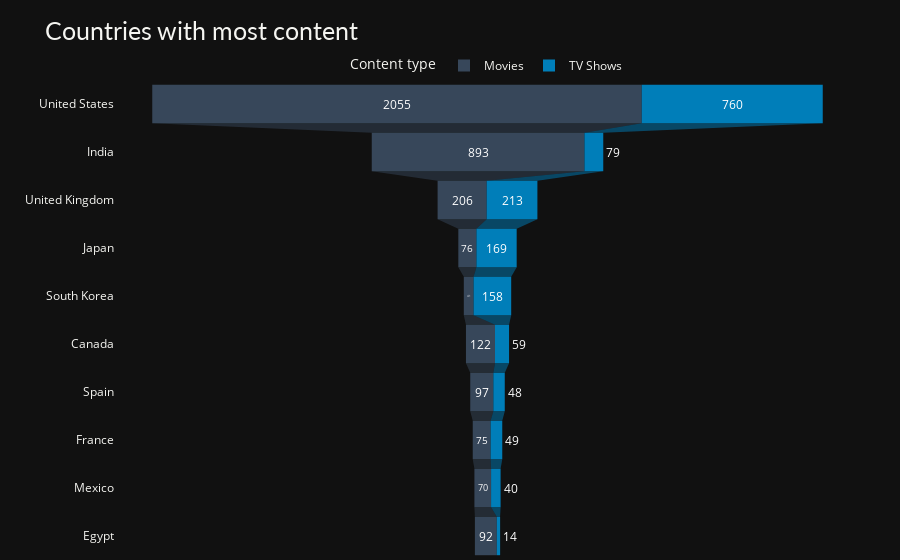

The cell this chart's notebook holds for it:
### Code cell
df = pd.concat([df1, df2], axis=0)
fig = px.funnel(df, x='count', y='Country', color='Content type', color_discrete_sequence=['#37475a', '#007eb9'])

fig.update_traces(textposition='auto', textfont=dict(color='#fff'))
fig.update_layout(title='Countries with most content',
                  margin=dict(t=80, b=0, l=70, r=40),
                  hovermode="y unified", 
                  xaxis_title=' ', yaxis_title=" ",
                  plot_bgcolor='#111111', paper_bgcolor='#111111',
                  title_font=dict(size=25, color='#f5f5f1', family="Lato, sans-serif"),
                  font=dict(color='#f5f5f1'),
                  legend=dict(orientation="h", yanchor="bottom", y=1, xanchor="center", x=0.5),
                  hoverlabel=dict(bgcolor="black", font_size=13, font_family="Lato, sans-serif"))

### Figure 1 — Plotly figure (JSON) as saved in the notebook; plotly's stock layout.template omitted (floating-point values rounded to 4 significant figures)
{"data": [{"hovertemplate": "Content type=Movies<br>count=%{x}<br>Country=%{y}<extra></extra>", "legendgroup": "Movies", "marker": {"color": "#37475a"}, "name": "Movies", "orientation": "h", "showlegend": true, "textfont": {"color": "#fff"}, "textposition": "auto", "type": "funnel", "x": [2055, 893, 206, 76, 41, 122, 97, 75, 70, 92], "xaxis": "x", "y": ["United States", "India", "United Kingdom", "Japan", "South Korea", "Canada", "Spain", "France", "Mexico", "Egypt"], "yaxis": "y"}, {"hovertemplate": "Content type=TV Shows<br>count=%{x}<br>Country=%{y}<extra></extra>", "legendgroup": "TV Shows", "marker": {"color": "#007eb9"}, "name": "TV Shows", "orientation": "h", "showlegend": true, "textfont": {"color": "#fff"}, "textposition": "auto", "type": "funnel", "x": [760, 79, 213, 169, 158, 59, 48, 49, 40, 14], "xaxis": "x", "y": ["United States", "India", "United Kingdom", "Japan", "South Korea", "Canada", "Spain", "France", "Mexico", "Egypt"], "yaxis": "y"}], "layout": {"font": {"color": "#f5f5f1"}, "hoverlabel": {"bgcolor": "black", "font": {"family": "Lato, sans-serif", "size": 13}}, "hovermode": "y unified", "legend": {"orientation": "h", "title": {"text": "Content type"}, "tracegroupgap": 0, "x": 0.5, "xanchor": "center", "y": 1, "yanchor": "bottom"}, "margin": {"b": 0, "l": 70, "r": 40, "t": 80}, "paper_bgcolor": "#111111", "plot_bgcolor": "#111111", "title": {"font": {"color": "#f5f5f1", "family": "Lato, sans-serif", "size": 25}, "text": "Countries with most content"}, "xaxis": {"anchor": "y", "domain": [0, 1], "title": {"text": " "}}, "yaxis": {"anchor": "x", "domain": [0, 1], "title": {"text": " "}}}}
